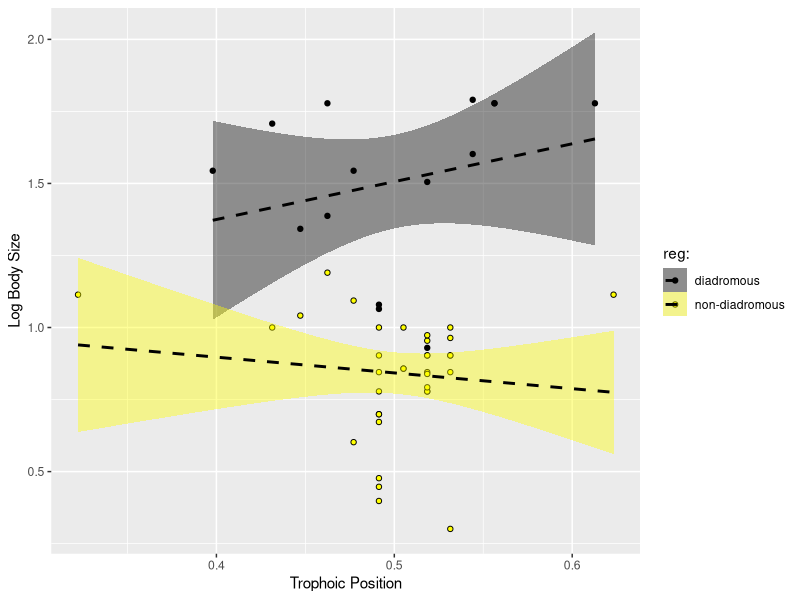
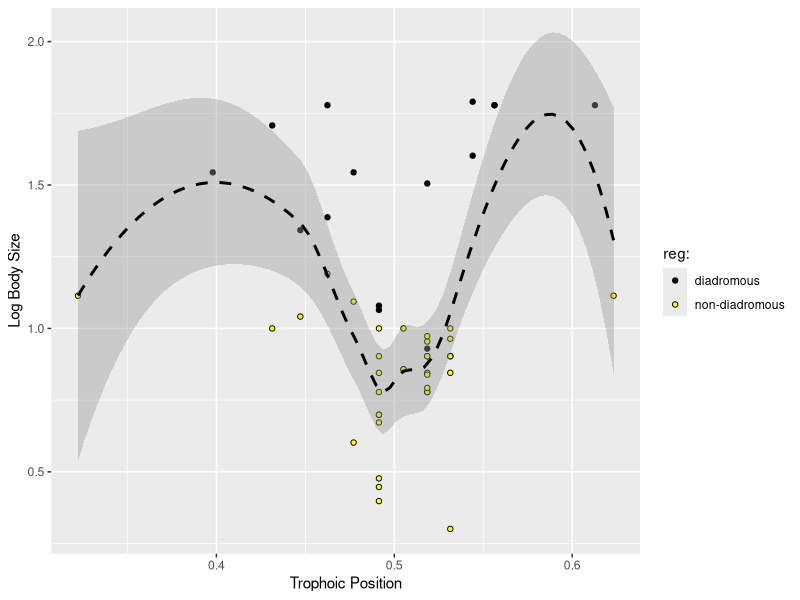
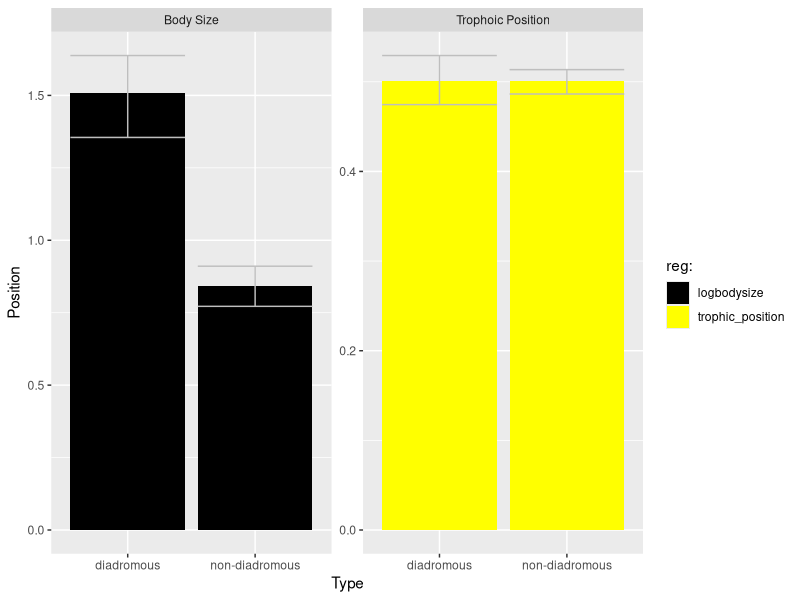
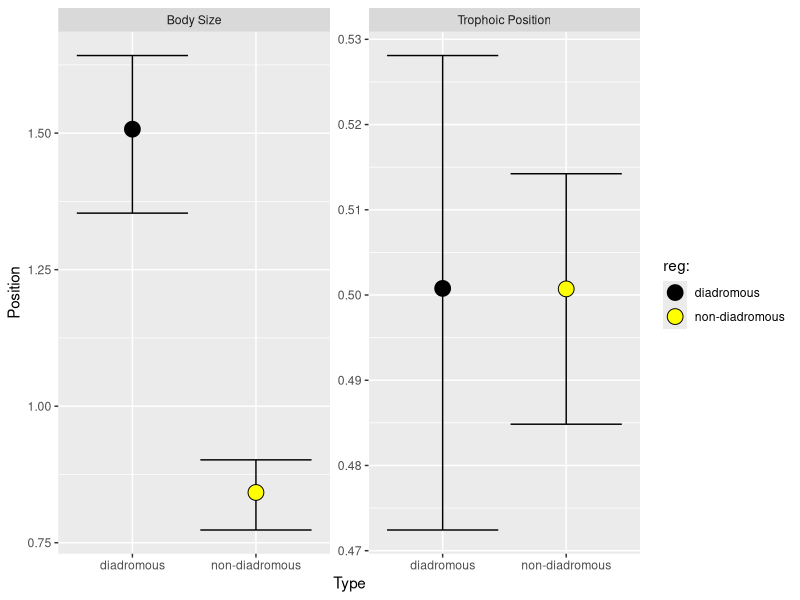
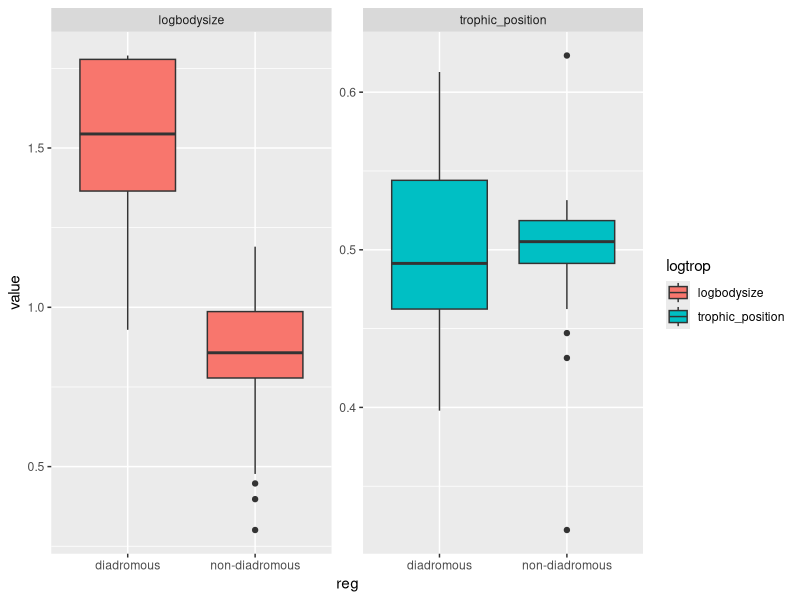
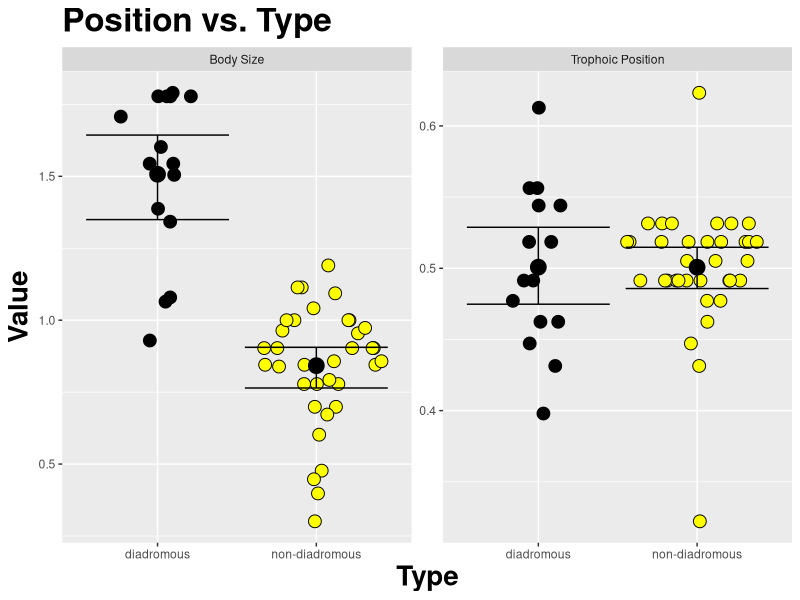
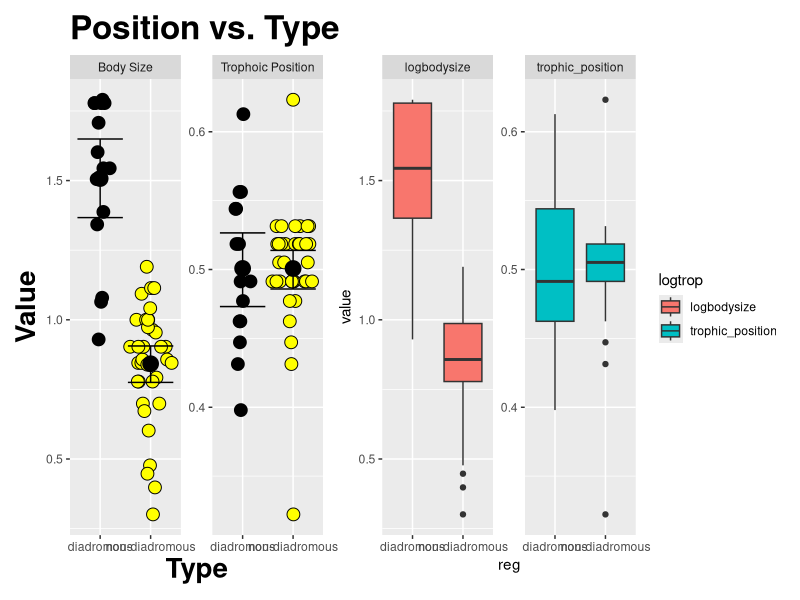

The R source for these figures, in order:
## ---- chunk 1
knitr::opts_chunk$set(echo = TRUE)
## ---- chunk 2
library(tidyverse) 
library(ggforce) 
library(ggsci)
library(patchwork)
library(Hmisc)


setwd('~/GitHub/Data_Science_For_Biology_II/Part.4.DataVisualization')

bloom_df <- read.csv('bloom_df.csv')
## ---- chunk 3
bloom_df[1:5,]
str(bloom_df)
## ---- chunk 4
#plot 1.1

ggplot(data = bloom_df, aes(x = trophic_position, y = logbodysize, fill = reg)) + 
  geom_point(pch = 21, color = "black")+ stat_smooth(method = "lm",linetype = "dashed", color = "black") + scale_fill_manual(name = "reg:", values = c("black", "yellow")) +
    xlab("Trophoic Position") +
    ylab("Log Body Size")
## ---- chunk 5
#plot 1.2

ggplot(data = bloom_df, aes(x = trophic_position, y = logbodysize )) + 
  geom_point(aes(fill = reg), pch = 21, color = "black") + 
  stat_smooth(linetype='dashed' ,colour='black',size=1) + scale_fill_manual(name = "reg:", values = c("black", "yellow")) +
    xlab("Trophoic Position") +
    ylab("Log Body Size")


## ---- chunk 6
#plot 2.1 Bar and Error Bars

bloom_long_df <- bloom_df %>%
    pivot_longer(cols = c(logbodysize, trophic_position), names_to = "logtrop", values_to = "value")
bloom_long_df[1:10, ]

ggplot(data = bloom_long_df, aes(x = reg, y = value, fill = logtrop)) +
    facet_wrap(~factor(logtrop, labels = c("Body Size",
    "Trophoic Position")), nrow = 1, scales = "free") + stat_summary(fun = mean,
    geom = "bar") + stat_summary(fun.data = mean_cl_boot, geom = "errorbar",
    color = "grey") + scale_fill_manual(name = "reg:", values = c("black", "yellow")) +  xlab("Type") +
    ylab("Position")

## ---- chunk 7
#plot 2.2 Point and Error Bars





ggplot(data = bloom_long_df, aes(x = reg, y = value, fill = reg)) +
    facet_wrap(~factor(logtrop, labels = c("Body Size",
    "Trophoic Position")), nrow = 1, scales = "free") + stat_summary(fun.data = mean_cl_boot,
    geom = "errorbar", color = "black") + stat_summary(fun = mean,
    geom = "point", size = 5, pch = 21) + scale_fill_manual(name = "reg:", values = c("black", "yellow")) +  xlab("Type") +
    ylab("Position")

## ---- chunk 8
#plot 2.3 Box Plot

bad_plot <- ggplot(data = bloom_long_df, aes(x = reg, y = value, fill = logtrop)) +
    facet_wrap(~logtrop, nrow = 1, scales = "free") + geom_boxplot()

bad_plot
## ---- chunk 9
#plot 2.4 Raw Data + Point and Error bars

good_plot <- ggplot(data = bloom_long_df, aes(x = reg, y = value,
    fill = reg)) + facet_wrap(~factor(logtrop, labels = c("Body Size",
    "Trophoic Position")), nrow = 1, scales = "free") +
    geom_sina(size = 4, pch = 21) + stat_summary(fun.data = mean_cl_boot,
    geom = "errorbar", color = "black") + stat_summary(fun = mean,
    geom = "point", size = 5, colour = "black") + ggtitle("Position vs. Type") +
    theme(legend.position = "none", title = element_text(size = 20,
        colour = "black", face = "bold")) + scale_fill_manual(name = "reg:", values = c("black", "yellow")) + xlab('Type') + ylab('Value')

good_plot

## ---- chunk 10
#plot 3

library(patchwork)


good_plot + bad_plot



## ---- chunk 11
#bonus map
